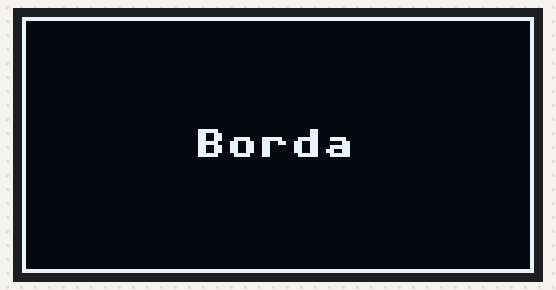
Recording of a program running on a simulated Raspberry Pi Pico running MicroPython. On the bench: 128×64 one-colour display. At 0.1 s the program stops and its outputs stay as they are.

Above: at 0.1 s.

The program:

03_borda.py
```python
from machine import Pin, I2C
from ssd1306 import SSD1306_I2C

i2c = I2C(1, scl=Pin(3), sda=Pin(2), freq=400000)
oled = SSD1306_I2C(128, 64, i2c)

oled.fill(0)
oled.rect(0, 0, 128, 64, 1)
oled.text("Borda", 43, 28)
oled.show()
```
